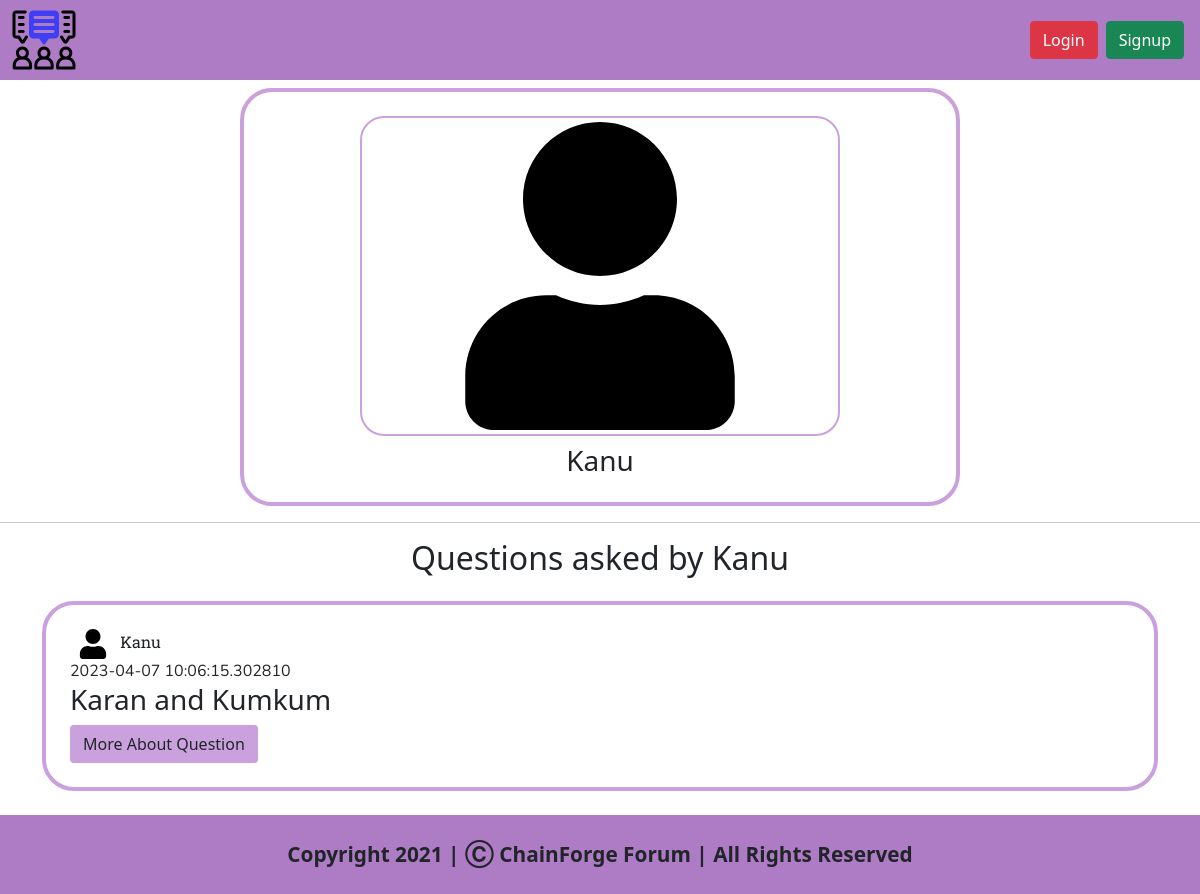
The app's page /profile/85ac0862f1154e3591353542153062d6 with its own data.
### views/models.py (models this page shows, shortened)
class User(db.Model, UserMixin):
    userName = db.Column(db.String(1000),primary_key=True)
    realNameOfUser = db.Column(db.String(250),nullable=False)
    emailOfUser = db.Column(db.String(250),nullable=False,unique=True) #Adding unique=True to add only unique emails in database
    passwordOfUser = db.Column(db.String(1000),nullable=False)

class Question(db.Model):
    questionId = db.Column(db.String(1000),primary_key=True)
    questionTitle = db.Column(db.String(250),nullable=False)
    questionDescription = db.Column(db.String(250000),nullable=False)
    userNameOfAsker = db.Column(db.String(1000),nullable=False)
    realNameOfAsker = db.Column(db.String(250),nullable=False)
    categoryId = db.Column(db.String(300),nullable=False)
    dateNow = db.Column(db.DateTime,default=datetime.utcnow())

### views/profile.py (the view, shortened to what this page needs)
@profile.route('/<string:profileId>',methods=['GET','POST'])
def profilePageFunction(profileId):
    userObject = User.query.filter_by(userName=profileId).first()
    userQuestions = Question.query.filter_by(userNameOfAsker=profileId).all()
    hasUserAskedQuestions = Question.query.filter_by(userNameOfAsker=profileId).count() # Counting wether the user has asked some questons
    if hasUserAskedQuestions == 0:
        return render_template('profile.html',user=current_user,profileUser=userObject,noQuestions=True,categoryData=Category.query.all()) # Rendering HTML Page
    else:
        return render_template('profile.html',user=current_user,profileUser=userObject,userQuestions=userQuestions,noQuestions=False,categoryData=Category.query.all()) # Rendering HTML Page

### views/templates/profile.html (shortened to what this page needs)
<!doctype html>
<html lang="en">
<head>
  <link href="https://cdn.jsdelivr.net/npm/bootstrap@5.1.3/dist/css/bootstrap.min.css" rel="stylesheet"
>
  <link rel="stylesheet" href="{{ url_for('static',filename='css/profile.css') }}">
  <link rel="stylesheet" href="{{ url_for('static',filename='css/category.css') }}">
</head>
<body>
  <nav class="navbar navbar-expand-lg navbar-light  navigation-bar" style="background-color: rgb(174, 123, 197);">
    <div class="container-fluid">
      <a href="/">
        <img src="../static/img/logo.png" id="companyLogoNavigationBar" src="home.html" style="cursor: pointer;">
      </a>
      <div class="collapse navbar-collapse" id="navbarSupportedContent">
        <form class="d-flex">
          {% if user.is_authenticated %}
          <a class="btn btn-danger mx-1" href="/logout">Logout</a>
          <a href="/profile/{{user.userName}}" class="user-icon-navbar mx-2">
            <img src="../static/img/user-icon.svg" style="height: 30px; width: 30px;">
          </a>
          {% else %}
          <a class="btn btn-danger mx-1" data-bs-toggle="modal" data-bs-target="#loginFormModal">Login</a>
          <a class="btn btn-success mx-1" data-bs-toggle="modal" data-bs-target="#signupFormModal">Signup</a>
          {% endif %}
        </form>
      </div>
    </div>
  </nav>
  {% if user.is_authenticated %}
  {% if user.userName == profileUser.userName %}
  <div class="profile-div my-2 py-3 px-3">
    <img src="../static/img/user-icon.svg" class="user-img-profile py-1 px-1 my-2">
    <h3 class="name">{{profileUser.realNameOfUser}}</h3>
    <button class="btn profile-btn my-1" data-bs-toggle="modal" data-bs-target="#editProfileModal">Edit Profile</button>
  </div>
  <div class="modal fade" id="editProfileModal" tabindex="-1" aria-labelledby="editProfileModal" aria-hidden="true">
    <div class="modal-dialog">
      <div class="modal-content">
        <div class="modal-header">
          <h5 class="modal-title" id="editProfileModalLabel">Edit Profile</h5>
          <button type="button" class="btn-close" data-bs-dismiss="modal" aria-label="Close"></button>
        </div>
        <div class="modal-body">
          <form method="post">
            <div class="mb-3">
              <label for="name" class="form-label">Name</label>
              <input type="text" name="newRealName" value="{{profileUser.realNameOfUser}}" class="form-control" id="name">
            </div>
            <div class="mb-3">
              <label for="password" class="form-label">Password</label>
              <input type="password" name="newPassword" class="form-control" id="password">
            </div>
            <button type="submit" class="btn profile-btn">Save Changes</button>
          </form>
        </div>
        <div class="modal-footer">
          <button type="button" class="btn btn-secondary" data-bs-dismiss="modal">Close</button>
        </div>
      </div>
    </div>
  </div>
  <div class="askQuestionsDiv my-2">
    <button class="btn profile-btn" data-bs-toggle="modal" data-bs-target="#askQuestionModal">Ask Question</button>
  </div>
  <div class="modal fade" id="askQuestionModal" tabindex="-1" aria-labelledby="askQuestionModal" aria-hidden="true">
    <div class="modal-dialog">
      <div class="modal-content">
        <div class="modal-header">
          <h5 class="modal-title" id="askQuestionModalLabel">Ask Question</h5>
          <button type="button" class="btn-close" data-bs-dismiss="modal" aria-label="Close"></button>
        </div>
        <div class="modal-body">
          <form action="/askQuestion/{{profileUser.userName}}" method="post">
            <div class="mb-3">
              <label for="questionTitle" class="form-label">Title of Question</label>
              <input type="text" class="form-control" name="questionTitle" id="questionTitle">
            </div>
            <div class="mb-3">
              <label for="askAQuestionTextArea" class="form-label">Content</label>
              <textarea class="form-control" name="questionDescription" id="askAQuestionTextArea"></textarea>
            </div>
            <div class="input-group mb-3">
              <label class="input-group-text" for="selectCategoryofQuestion">Select Category of Question</label>
              <select class="form-select" name="selectACategory" id="selectCategoryofQuestion">
                {% for category in categoryData %}
                <option value="{{category.categoryId}}">{{category.categoryName}}</option>
                {% endfor %}
              </select>
            </div>
            <button type="submit" id="askQuestionSubmitButton" class="btn profile-btn">Ask a Question</button>
          </form>
        </div>
        <div class="modal-footer">
          <button type="button" class="btn btn-secondary" data-bs-dismiss="modal">Close</button>
        </div>
      </div>
    </div>
  </div>
  {% else %}
  <div class="profile-div my-2 py-3 px-3">
    <img src="../static/img/user-icon.svg" class="user-img-profile py-1 px-1 my-2">
    <h3 class="name">{{profileUser.realNameOfUser}}</h3>
  </div>
  {% endif %}
  {% else %}
  <div class="profile-div my-2 py-3 px-3">
    <img src="../static/img/user-icon.svg" class="user-img-profile py-1 px-1 my-2">
    <h3 class="name">{{profileUser.realNameOfUser}}</h3>
  </div>
  {% endif %}
  <hr>
  {% if noQuestions %}
  <div class="questions-parent-div my-2 container">
    <h2 class="text-center">User has asked no Questions</h2>
  </div>
  {% else %}
  {% if user.is_authenticated %}
  {% if user.userName == profileUser.userName %}
  <div class="questions-parent-div my-2 container">
    <h2 class="text-center">Questions asked by {{profileUser.realNameOfUser}}</h2>
    {% for question in userQuestions %}
    <div class="question-div my-4 px-4 py-4">
      <div class="user-div">
        <a href="/profile/{{profileUser.userName}}"><img src="../static/img/user-icon.svg"
            class="user-icon-question mx-2"></a>
        <span class="userName">{{profileUser.realNameOfUser}}</span>
      </div>
      <div class="dateAddedDivOfQuestion">{{question.dateNow}}</div>
      <div class="question-info">
        <h3 class="question-heading">
          {{question.questionTitle}}
        </h3>
      </div>
      <a href="/question/{{question.questionId}}" class="btn question-btn">More About Question</a>
      <a href="/deleteQuestion/{{question.questionId}}" class="btn btn-danger mx-1">Delete Question</a>
    </div>
    {% endfor %}
  </div>
  {% endif %}
  {% else %}
  <div class="questions-parent-div my-2 container">
    <h2 class="text-center">Questions asked by {{profileUser.realNameOfUser}}</h2>
    {% for question in userQuestions %}
    <div class="question-div my-4 px-4 py-4">
      <div class="user-div">
        <a href="/profile/{{profileUser.userName}}"><img src="../static/img/user-icon.svg"
            class="user-icon-question mx-2"></a>
        <span class="userName">{{profileUser.realNameOfUser}}</span>
      </div>
      <div class="dateAddedDivOfQuestion">{{question.dateNow}}</div>
      <div class="question-info">
        <h3 class="question-heading">
          {{question.questionTitle}}
        </h3>
      </div>
      <a href="/question/{{question.questionId}}" class="btn question-btn">More About Question</a>
    </div>
    {% endfor %}
  </div>
  {% endif %}
  {% endif %}
  <footer class="py-4"
    style="background-color: rgb(174, 123, 197); width: 100%; font-weight: bold; font-size: 1.3rem; text-align: center;">
    Copyright 2021 | Ⓒ ChainForge Forum | All Rights Reserved
  </footer>
</body>
</html>

### views/static/css/profile.css (style rules this page uses)
* { margin: 0px; padding: 0px; }
.profile-div { display: flex; flex-direction: column; align-items: center; justify-content: center; border: 4px solid rgb(202, 160, 221); border-radius: 32px; width: 60vw; margin-right: auto; margin-left: auto; }
.user-img-profile { height: 40vh; width: 40vw; border-radius: 2vw; border: 2px solid rgb(202, 160, 221); }

### views/static/css/category.css (style rules this page uses)
* { margin: 0px; padding: 0px; }
.question-div { border: 4px solid rgb(202, 160, 221); border-radius: 32px; }
.user-icon-question { height: 30px; width: 30px; }
.question-btn { background-color: rgb(202, 160, 221); }
.userName { font-family: 'Roboto Slab', serif; }
.dateAddedDivOfQuestion { font-family: 'Nunito', sans-serif; }

### records on screen
User: realNameOfUser "Kanu"
Question: dateNow "2023-04-07 10:06:15.302810", questionTitle "Karan and Kumkum"
